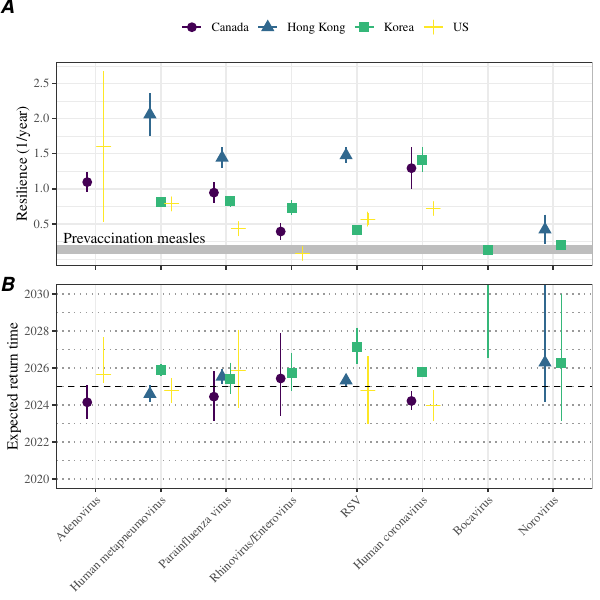

Reproduce this figure in R.
library(tidyr)
library(dplyr)
library(ggplot2); theme_set(theme_bw(base_family = "Times"))
library(egg)
library(gridExtra)
source("../R/simulate_seir.R")

load("../analysis_takens_acf_fnn_th/analysis_korea_takens_acf_fnn_th.rda")
load("../analysis_takens_acf_fnn_th/analysis_hongkong_takens_acf_fnn_th.rda")
load("../analysis_takens_acf_fnn_th/analysis_hongkong_piv_takens_acf_fnn_th.rda")
load("../analysis_takens_acf_fnn_th/analysis_hongkong_noro_takens_acf_fnn_th.rda")
load("../analysis_takens_acf_fnn_th/analysis_canada_takens_acf_fnn_th.rda")
load("../analysis_takens_acf_fnn_th/analysis_nrevss_takens_acf_fnn_th.rda")

analysis_all <- bind_rows(
  analysis_korea_takens_acf_fnn_th %>%
    mutate(country="Korea",
           time=year+week/52),
  analysis_hongkong_takens_acf_fnn_th  %>%
    mutate(
      country="Hong Kong",
      key=factor(key,
                 levels=c("adeno", "hmpv", "rsv", "rvev"),
                 labels=c("Adenovirus", "Human metapneumovirus",
                          "RSV", "Rhinovirus/Enterovirus")),
      time=year+week/52
    ),
  analysis_hongkong_piv_takens_acf_fnn_th %>%
    mutate(
      country="Hong Kong",
      key="Parainfluenza virus",
      time=year+week/52
    ),
  analysis_hongkong_noro_takens_acf_fnn_th %>%
    mutate(
      country="Hong Kong",
      time=year+match(month,month.name)/12
    ),
  analysis_canada_takens_acf_fnn_th %>%
    filter(
      !key %in% c("Flu A", "Flu B")
    ) %>%
    mutate(
      country="Canada",
      key=factor(key,
                 levels=c("AdV", "CoV", "Flu A", "Flu B", "HMPV", "PIV", "RSV", "RV/EV"),
                 labels=c("Adenovirus", "Human coronavirus", "Influenza A", "Influenza B",
                          "Human metapneumovirus",
                          "Parainfluenza virus",
                          "RSV", "Rhinovirus/Enterovirus")),
      time=year+week/52
    ),
  analysis_nrevss_takens_acf_fnn_th %>%
    mutate(
      country="US",
      key=factor(type,
                 levels=c("Adenovirus", "CoV", "Human metapneumovirus", "Rhinovirus", "PIV", "RSV"),
                 labels=c("Adenovirus", "Human coronavirus", "Human metapneumovirus",
                          "Rhinovirus",
                          "Parainfluenza virus",
                          "RSV")),
      time=year+week/52
    ) %>%
    select(-type)
) %>%
  mutate(
    key=ifelse(key=="Rhinovirus", "Rhinovirus/Enterovirus", key),
    key=factor(key,
               levels=c("Adenovirus", "Human metapneumovirus",
                        "Parainfluenza virus", "Rhinovirus/Enterovirus",
                        "RSV", "Human coronavirus", "Bocavirus", "Norovirus"))
  )

analysis_all_lm <- lapply(split(analysis_all, analysis_all[,c("key", "country")]), function(x) {
  if (nrow(x) > 0) {
    # print(x$key[1])
    x_filter <- x %>%
      filter(!is.na(dist_takens),
             dist_takens > 0) %>%
      arrange(year, week)
    
    x_pre <- filter(x, year <2020)
    
    pre_mean <- mean(log(x_pre$dist_takens), na.rm=TRUE)
    
    dist <- x_filter$dist_takens
    time <- x_filter$time
    
    loesspred <- exp(predict(loess(log(dist)~time, span=0.2)))
    
    maxdist <- max(loesspred)
    maxdist_time <- time[which.max(loesspred)]
    meandist <- mean(loesspred[time<2020])
    
    target_first <- meandist * (maxdist/meandist)^(9/10)
    target_second <- meandist * (maxdist/meandist)^(1/10)
    
    time_first <- time[which(time > maxdist_time & loesspred < target_first)[1]]
    time_last <- time[tail(which(time > maxdist_time & loesspred > target_second), 1)]
    
    if (!is.na(time_first)) {
      
      lfit <- lm(log(dist_takens)~time, data=x_filter %>% filter(time >= time_first, time < time_last))
      
      est <- -coef(lfit)[[2]]
      lwr <- -confint(lfit)[2,2]
      upr <- -confint(lfit)[2,1]
      
      time_pred <- seq(time_first, 2100, by=0.01)
      
      pp <- predict(lfit, newdata=data.frame(time=time_pred),
                    levels=0.95,
                    interval="prediction")
      
      when <- time_pred[which(pp[,1] < pre_mean)[1]]
      
      when_lwr <- time_pred[which(pp[,2] < pre_mean)[1]]
      
      when_upr <- time_pred[which(pp[,3] < pre_mean)[1]]
      
      out <- data.frame(
        pred=exp(pp[,1]),
        pred_lwr=exp(pp[,2]),
        pred_upr=exp(pp[,3]),
        time=time_pred,
        key=x$key[1],
        country=x$country[1],
        tstart=time_first,
        tend=time_last,
        pre_mean=pre_mean,
        reldist=mean(tail(dist, 52))/mean(dist[time < 2020]),
        when=when,
        when_lwr=when_lwr,
        when_upr=when_upr,
        resilience=-coef(lfit)[[2]],
        resilience_lwr=-confint(lfit)[2,2],
        resilience_upr=-confint(lfit)[2,1]
      )
    } else {
      out <- NULL
    }
    
    out
  }
}) %>%
  bind_rows

analysis_all_summ <- analysis_all_lm %>%
  group_by(key, country) %>%
  filter(1:n()==1) %>%
  ungroup %>%
  mutate(
    key=factor(key,
               levels=c("Adenovirus", "Human metapneumovirus",
                        "Parainfluenza virus", "Rhinovirus/Enterovirus",
                        "RSV", "Human coronavirus", "Bocavirus", "Norovirus"))
  )

analysis_all_summ_filter_th <- analysis_all_summ %>%
  filter(
    reldist < exp(2)
  )

g1 <- ggplot(analysis_all) +
  geom_vline(xintercept=2013:2027, lty=3, col="gray") +
  geom_hline(data=analysis_all_summ, aes(yintercept=exp(pre_mean)), lty=2) +
  geom_line(aes(time, dist_takens)) +
  geom_ribbon(data=analysis_all_lm, aes(time, ymin=pred_lwr, ymax=pred_upr), fill="red", alpha=0.2) +
  geom_line(data=analysis_all_lm, aes(time, pred), col="red") +
  scale_x_continuous("Year",
                     breaks=seq(2014, 2030, by=2),
                     expand=c(0, 0)) +
  scale_y_log10("Nearest neighbor distance from attractor", expand=c(0, 0)) +
  coord_cartesian(xlim=c(2013, 2025), ylim=c(5e-2, 20)) +
  facet_grid(country~key) +
  theme(
    strip.background = element_blank(),
    panel.grid = element_blank(),
    axis.text.x = element_text(angle=45, hjust=1)
  )

ggsave("figure4_dist_th.pdf", g1, width=12, height=6)

measles_resilience <- -eigen_seir()

analysis_all_summ_filter_th %>%
  filter(key != "Norovirus", key != "Bocavirus",
         !(key == "Rhinovirus/Enterovirus" & country=="US")) %>%
  summarize(
    mean=mean(resilience),
    lwr=t.test(resilience)[[4]][1],
    upr=t.test(resilience)[[4]][2]
  )

analysis_all_summ_filter_th %>%
  filter(key == "Norovirus")

lfit <- lm(resilience~country+key, data=analysis_all_summ_filter_th)

summary(lfit)

afit <- aov(resilience~country+key, data=analysis_all_summ_filter_th)

summary(afit)

g2 <- ggplot(analysis_all_summ_filter_th) +
  geom_hline(yintercept=measles_resilience, lty=1, col="gray", lwd=3) +
  annotate("text", x=-Inf, y=0.3, label="Prevaccination measles",
           hjust=-0.05, family="Times") +
  geom_errorbar(aes(key, ymin=resilience_lwr, ymax=resilience_upr, col=country), width=0, 
                position = position_dodge(width=0.5))+
  geom_point(aes(key, resilience, col=country, shape=country), 
             position = position_dodge(width=0.5), size=3) +
  scale_y_continuous("Resilience (1/year)",
                     breaks=c(0.5, 1, 1.5, 2, 2.5)) +
  scale_color_viridis_d("Country") +
  scale_shape_discrete("Country") +
  theme(
    axis.text.x = element_blank(),
    axis.title.x = element_blank(),
    legend.position = "top",
    legend.title = element_blank()
  )

g3 <- ggplot(analysis_all_summ_filter_th) +
  geom_hline(yintercept=2020:2030, lty=3, alpha=0.4) +
  geom_errorbar(aes(key, ymin=when_lwr, ymax=when_upr, col=country), width=0, 
                position = position_dodge(width=0.5)) +
  geom_point(aes(key, when, col=country, shape=country), 
             position = position_dodge(width=0.5), size=3) +
  # geom_hline(yintercept = 2020:2039, lty=3, col="gray") +
  geom_hline(yintercept = 2025, lty=2) +
  scale_y_continuous("Expected return time",
                     breaks=seq(2020, 2030, by=2)) +
  scale_color_viridis_d("Country") +
  scale_shape_discrete("Country") +
  coord_cartesian(ylim=c(2020, 2030)) +
  theme(
    axis.text.x = element_text(angle=45, hjust=1),
    axis.title.x = element_blank(),
    panel.grid.major.y = element_blank(),
    panel.grid.minor.y = element_blank(),
    legend.position = "none"
  )

gcomb <- ggarrange(g2, g3,
                   labels=c("A", "B"))

ggsave("figure4_th.pdf", gcomb, width=6, height=6)
save("analysis_all_summ_filter_th", file="figure4_summ_th.rda")

g3b <- ggplot(analysis_all_summ_filter_th) +
  geom_errorbar(aes(key, ymin=when_lwr, ymax=when_upr, col=country), width=0, 
                position = position_dodge(width=0.5)) +
  geom_point(aes(key, when, col=country, shape=country), 
             position = position_dodge(width=0.5), size=3) +
  # geom_hline(yintercept = 2020:2039, lty=3, col="gray") +
  geom_hline(yintercept = 2025, lty=2) +
  scale_y_continuous("Expected return time") +
  scale_color_viridis_d("Country") +
  scale_shape_discrete("Country") +
  theme(
    axis.text.x = element_text(angle=45, hjust=1),
    axis.title.x = element_blank(),
    panel.grid.major.y = element_blank(),
    panel.grid.minor.y = element_blank(),
    legend.position = "none"
  )

ggsave("figure4_unzoom.pdf", g3b, width=6, height=3)
